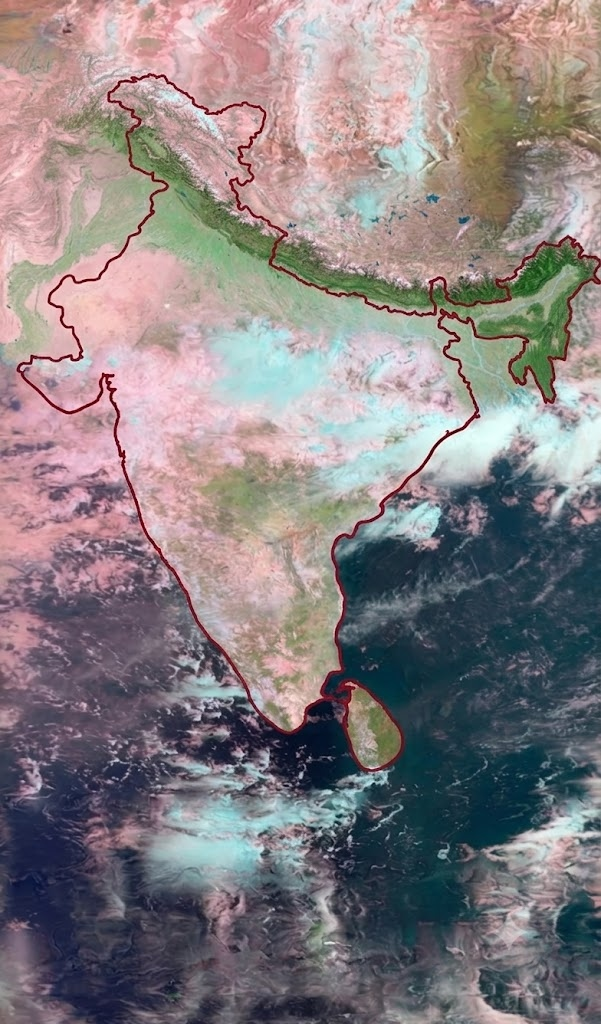
#> input picture data/india_aligned_reference.jpg, 601 x 1024 px
$ python -i preprocessing.py   (imports and definitions only)
#> lines starting #> are read from the running program, lines starting #| are printed output that depends on the picture
#> further down, picture is the input picture: shape (1024, 601, 3); mean B, G, R 130.5, 127.9, 136.2
"""
preprocessing.py — Image loading, normalization, CLAHE enhancement.
"""

import cv2
import numpy as np


def _ensure_bgr(img: np.ndarray) -> np.ndarray:
    """Normalize loaded images to 3-channel BGR regardless of source dtype."""
    img = np.asarray(img)
    if img.ndim == 2:
        return cv2.cvtColor(img, cv2.COLOR_GRAY2BGR)
    if img.ndim == 3 and img.shape[2] == 1:
        return cv2.cvtColor(img, cv2.COLOR_GRAY2BGR)
    if img.ndim == 3 and img.shape[2] == 4:
        return cv2.cvtColor(img, cv2.COLOR_BGRA2BGR)
    return img


def load_image(path: str) -> np.ndarray:
    img = cv2.imread(path, cv2.IMREAD_UNCHANGED)
    if img is None:
        raise FileNotFoundError(f"Cannot load image: {path}")
    return _ensure_bgr(img)


def to_gray_enhanced(img: np.ndarray) -> np.ndarray:
    """
    Convert to grayscale and apply CLAHE for better feature detection
    in low-contrast satellite imagery.
    """
    gray = cv2.cvtColor(_ensure_bgr(img), cv2.COLOR_BGR2GRAY)
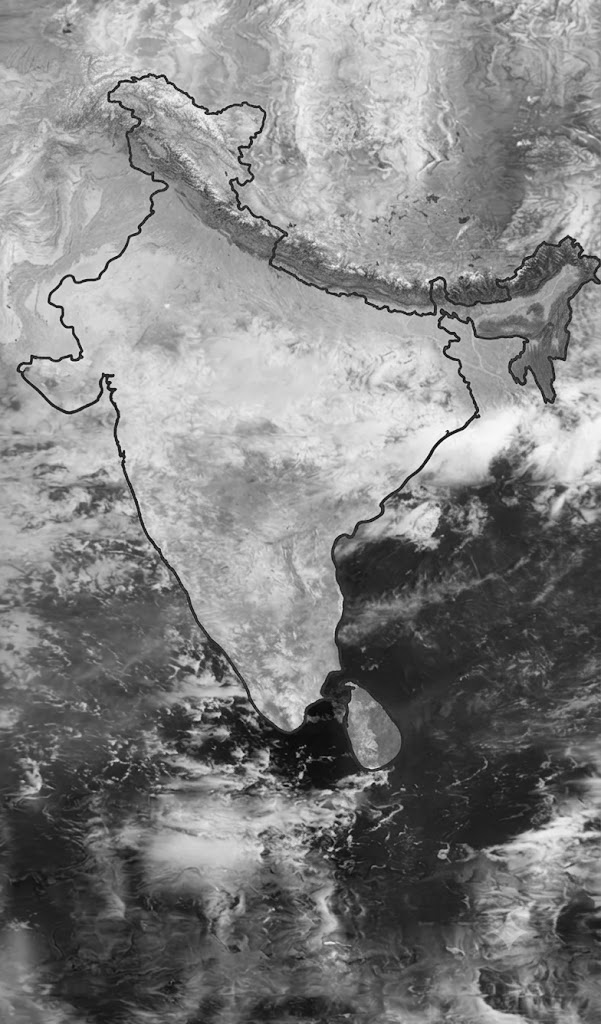
#> gray: shape (1024, 601); min 3, max 251, mean 130.7

    clahe = cv2.createCLAHE(clipLimit=2.0, tileGridSize=(8, 8))
    gray = clahe.apply(gray)
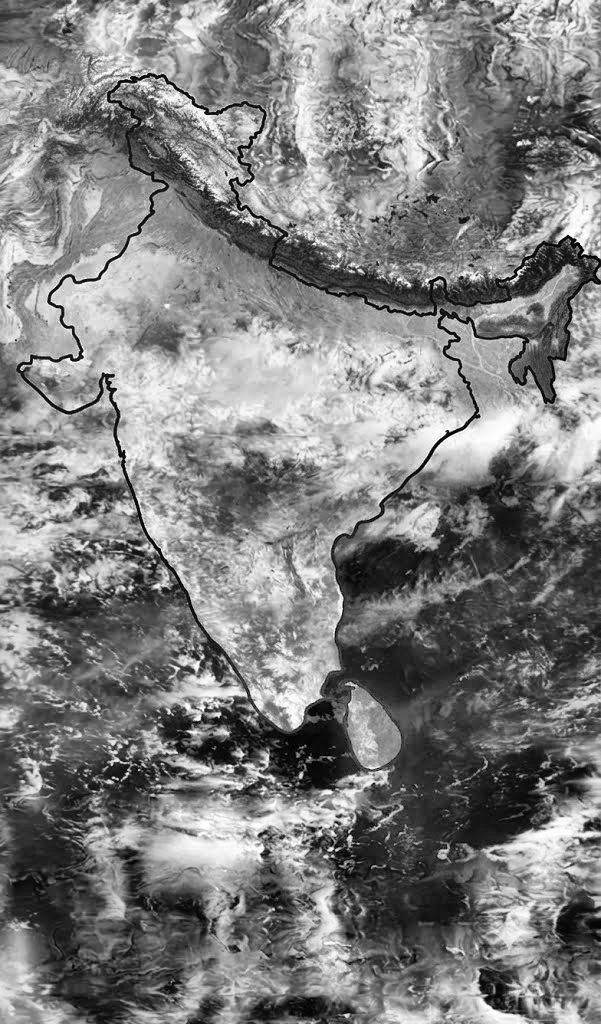
#> gray: shape (1024, 601); min 0, max 255, mean 127.3
    return gray


def resize_for_matching(img: np.ndarray, scale: float) -> np.ndarray:
    """Downscale image for faster feature matching."""
    if scale >= 1.0:
        return img.copy()
    h, w = img.shape[:2]
    new_w = int(w * scale)
    new_h = int(h * scale)
    return cv2.resize(img, (new_w, new_h), interpolation=cv2.INTER_AREA)

>>> import cv2
>>> picture = cv2.imread('../data/india_aligned_reference.jpg')
>>> result = to_gray_enhanced(picture)
